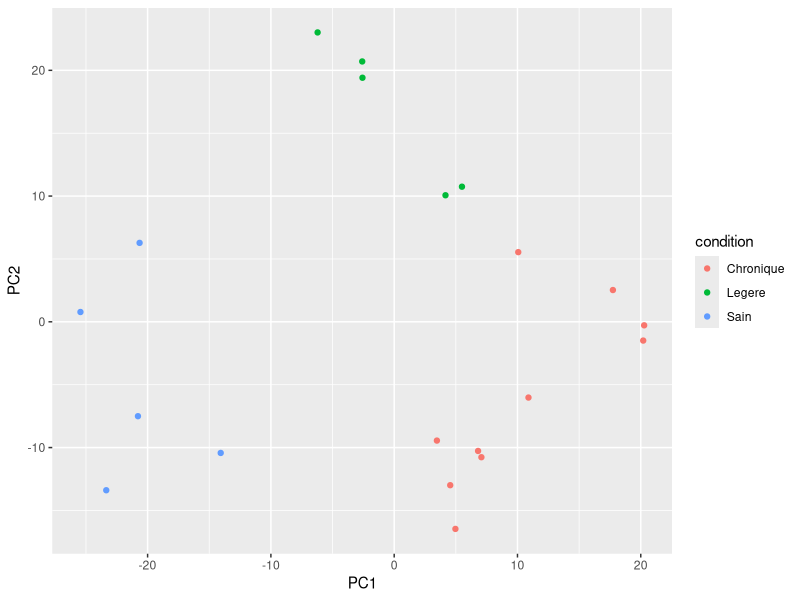
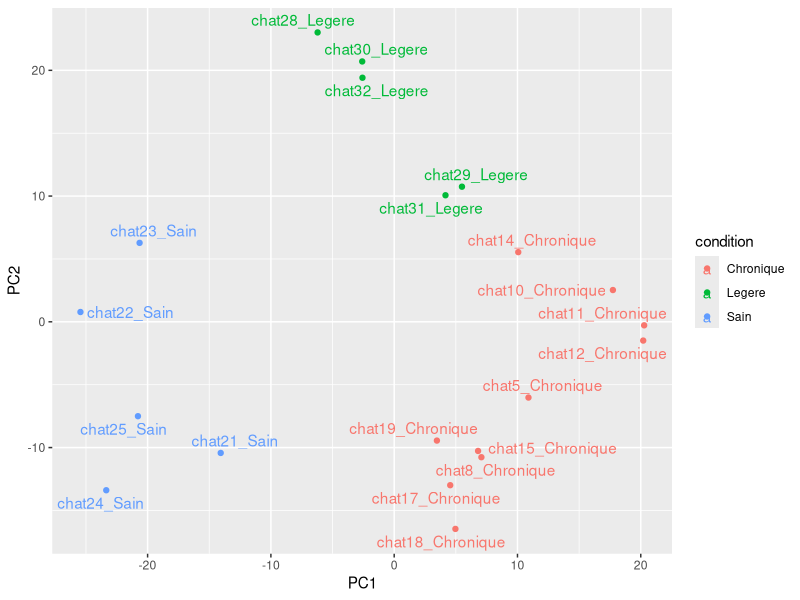
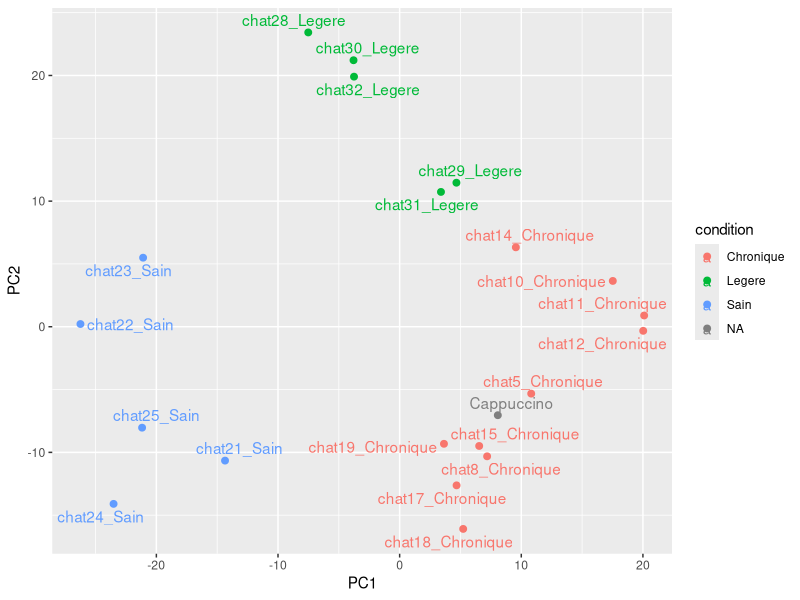
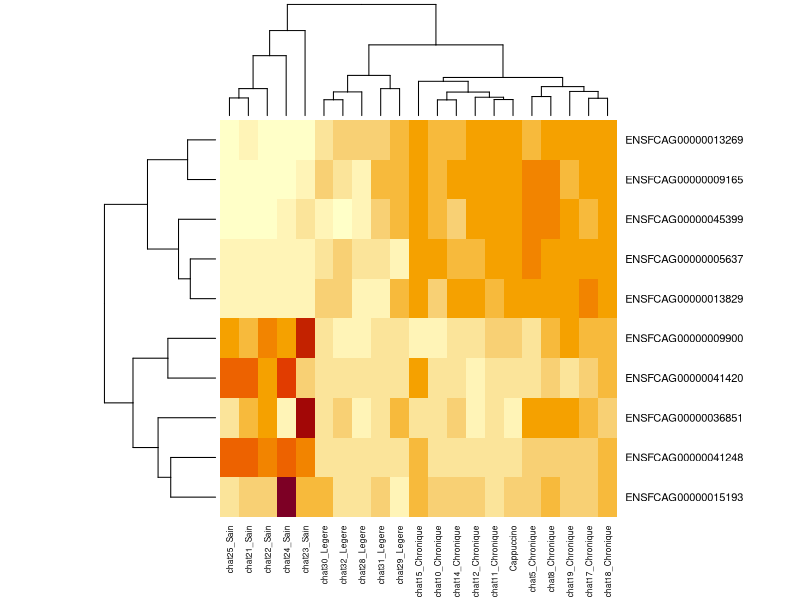
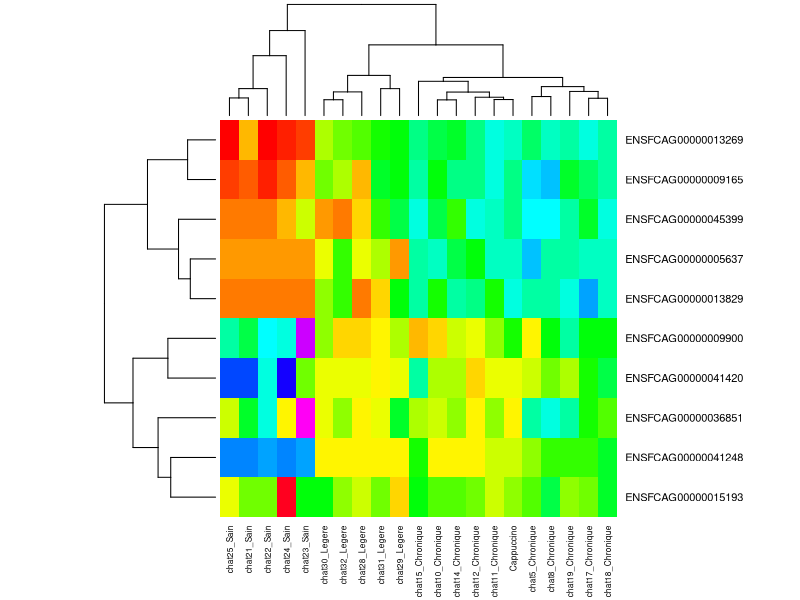

Write R code to recreate these figures, in order.
library(ggplot2)
library(ggrepel)

## Explorer R

# Bouton Run

# R est une calculatrice:
1 + 1

# La programmation: un langage à apprendre et à pratiquer.

# Nous allons garder en mémoire plusieurs chiffres:
mes_chiffres <- c(1, 3, 5, 6, 7, 16, 23, 25, 28)
# R contient des instructions pré-définies qu'on peut utiliser
# sur notre liste de chiffres.
# Nous allons faire la somme de tous les éléments dans mes_chiffres:
sum(mes_chiffres)

# Une autre instruction pour R: imprimer un texte:
texte <- "Bonjour la planète! Moi, c'est Celia"
print(texte)

# Mon premier programme: imprimer une salutation pour chaque participant:
prenom <- c("Celia", "Sasha", "Abigaelle")

# On utilise une boucle qui reproduit la même salutation pour 
# chaque prénom:
for (i in 1:length(prenom)) {
  print( paste0("Bonjour la planète! Moi, c'est ", prenom[i]))
}

# Jouons aux détectives pour retrouver un chat suspect qui a laissé
# des poils le jour de la disparition du rouge-gorge.
# Après avoir analysé l'ADN sur les poils retrouvés, 
# la séquence d'ADN que nous avons trouvée est:
indice <- "GTATACT"

# On compare à l'ADN des chats suspects:
suspects <- c(Tigri  = "GGCATCCGATTAGGCATCCGATTAGGCATCCGATTAGGCATCCGATTAGGCATCCGATTA",
              Bianca = "ATTCGGTATCCTAGATTCGGTATCCTAGATTCGGTATACTAGATTCGGTATCCTAG",
              Biscotte   = "CCTAGAGGTAACCCTAGAGGTAACCCTAGAGGTAACCCTAGAGGTAACCCTAGAGGTAACCCTAGAGGTAAC")

for (nom in names(suspects)) {
  if (grepl(indice, suspects[nom])) {
    print(paste("Les poils sont à", nom, "!"))
  } else {
    print(paste("Les poils ne sont pas à", nom))
  }
}

## Les chats ont la gingivite !

# Nous allons importer dans R une table qui contient l'expression des gènes.
genes_chat <- read.csv("genes_gingivite_chats.csv", row.names = 1)

# Nous allons explorer la structure de notre table: chaque ligne correspond à un
# gène, et chaque colonne correspond à un échantillon de chat.
# Les chiffres nous donnent la quantité de chaque gène dans chaque gencive.
# Les noms de colonnes nous donnent le numéro d'échantillon et la 
# maladie de chaque chat:
head(genes_chat)

# La PCA: regrouper des échantillons similaires sur la base de leur expression
# des gènes.
pca <- prcomp(t(genes_chat), scale. = TRUE, center = TRUE)$x
pca <- as.data.frame(pca)

pca$condition<-sapply(strsplit(colnames(genes_chat), "_"), '[', 2)

ggplot(pca, aes(x=PC1, y=PC2, colour = condition)) +
  geom_point() 

# Ajouter les noms de chats:
ggplot(pca, aes(x=PC1, y=PC2, colour = condition)) +
  geom_point() +
  geom_text_repel(label=rownames(pca))

## Cappuccino
# Importer la table des gènes de Cappuccino:
cappuccino <- read.csv("chat20_cappuccino_genes.csv", row.names = 1)

# Combiner les gènes de Cappuccino avec les gènes des autres chats:
genes_avec_cappuccino <- cbind(genes_chat, cappuccino)

pca <- prcomp(t(genes_avec_cappuccino), scale. = TRUE, center = TRUE)$x
pca <- as.data.frame(pca)

pca$condition <- sapply(strsplit(colnames(genes_avec_cappuccino), "_"), '[', 2)

ggplot(pca, aes(x=PC1, y=PC2, colour = condition)) +
  geom_point(size=2) +
  geom_text_repel(label=rownames(pca))

# Mon chat Cappuccino a't-il la gingivite? Devra t'il prendre
# des médicaments?!

# Heatmap: carte de couleurs
# Des gènes qui sont différents entre la gingivite chronique et la
# gencive saine:
genes <- c("ENSFCAG00000005637", "ENSFCAG00000045399", "ENSFCAG00000009165",
           "ENSFCAG00000013829", "ENSFCAG00000013269" ,
           "ENSFCAG00000015193", "ENSFCAG00000036851", "ENSFCAG00000009900",
           "ENSFCAG00000041420", "ENSFCAG00000041248")

# Extraire ces gènes de la table
diff_genes <- genes_avec_cappuccino[genes,]    

# Créer une carte de couleurs: les colonnes contiennent les échantillons
# de chats, et les lignes les gènes:
# Ajuster la taille du texte 
heatmap(as.matrix(diff_genes), cexCol = 0.6, cexRow = 0.8)
# Les gènes changent-ils?

# Jouer avec les couleurs:
# options:
# terrain.colors(50)
# rainbow(50)
# heat.colors(50)
# topo.colors(50)
# cm.colors(50)
# hcl.colors(50)

# par exemple: arc-en-ciel:
heatmap(as.matrix(diff_genes), 
        col=rainbow(50) , 
        cexCol = 0.6, cexRow = 0.8)

# Maintenant, le travail du biologiste avec lequel le/la bioinformaticienne
# collabore c'est de comprendre le rôle des gènes et voir si on peut donner 
# un médicament aux chats malades.
# Eg ENSFCAG00000013269 = CSF3R, gène du système immunitaire
